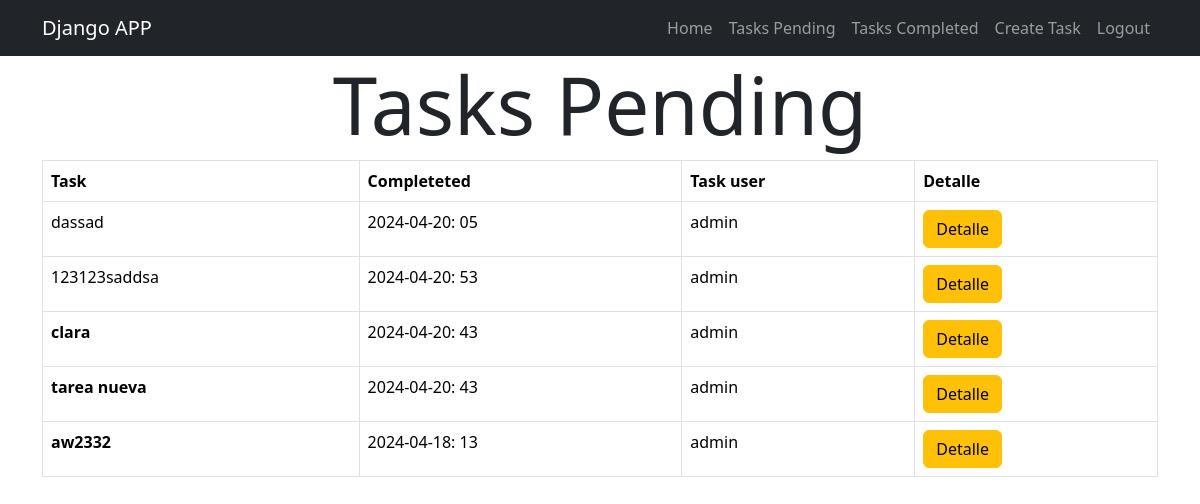
The page /tasks_complete/ (signed in) on the database its author committed.
### tasks/models.py (models this page shows, shortened)
class Task(models.Model):
    title = models.CharField(max_length=200)
    complete = models.BooleanField(default=False)
    created = models.DateTimeField(auto_now_add=True)
    datecompleted = models.DateTimeField(null=True)
    description = models.TextField(blank=True)
    important = models.BooleanField(default=False)
    user = models.ForeignKey(User, on_delete=models.CASCADE)

### tasks/views.py (the view)
# urls.py: path('tasks_complete/', views.tasks_complete, name='tasks_complete'),
@login_required
def tasks_complete(request):
    tasks = Task.objects.filter(user=request.user, datecompleted__isnull=False).order_by('-datecompleted')
    return render(request, 'tasks.html', {'tasks': tasks})

### tasks/templates/tasks.html
{% extends 'base.html' %}
{% block content %}
<main class='container'>
        <div class="row">
        <div class="col-md-12">
            <h1 class="display-1 text-center">Tasks Pending</h1>
            <table class="table table-bordered">
            <thead>
                <tr>
                <th>Task</th>
                <th>Completeted</th>
                <th>Task user</th>
                <th>Detalle</th>
                </tr>
            </thead>
            <tbody>
                {% for task in tasks %}
                <tr>
                <td>
                    {% if task.important %}
                    <strong> {{ task.title }} </strong>
                    {% else %}
                     {{ task.title }}
                    {% endif %}
                </td>
                <td>{{ task.datecompleted| date:"Y-m-d: i" }}</td>
                <td>{{ task.user.username }}</td>
                <td>
                    <a href="{% url 'task_detail' task.id %}" class="btn btn-warning">Detalle</a>
                </td>
                </tr>
                {% endfor %}
            </tbody>
            </table>
        </div>
        </div>
</main>
{% endblock %}

### tasks/templates/base.html (shortened to what this page needs)
<!DOCTYPE html>
<html lang="en">
  <html>
    <head>
      <link
        rel="stylesheet"
        href="https://cdn.jsdelivr.net/npm/bootstrap@5.3.3/dist/css/bootstrap.min.css"
      />
    </head>
    <body>
      <nav class="navbar navbar-expand-lg bg-dark navbar-dark">
        <div class="container">
          <a class="navbar-brand" href="/">Django APP</a>
          <div class="collapse navbar-collapse" id="navbarNav">
            <ul class="navbar-nav ms-auto ">
              <li class="nav-item">
                <a class="nav-link" href="{% url 'home' %}">Home</a>
              </li>
              {% if user.is_authenticated %}
              <li class="nav-item">
                <a class="nav-link" href="/tasks">Tasks Pending</a>
              </li>
              <li class="nav-item">
                <a class="nav-link" href="/tasks_complete">Tasks Completed</a>
              </li>
              <li class="nav-item">
                <a class="nav-link" href="/tasks/create/">Create Task</a>
              </li>
              <li class="nav-item">
                <a class="nav-link" href="/logout">Logout</a>
              </li>
              {% endif %}
            </ul>
          </div>
        </div>
        </nav>
      {% block content %}
      {% endblock %}
    </body>
  </html>
</html>

### rows shown on the page
Task: title "dassad", datecompleted "2024-04-20: 05", user.username "admin"
Task: title "123123saddsa", datecompleted "2024-04-20: 53", user.username "admin"
Task: title "clara", datecompleted "2024-04-20: 43", user.username "admin"
Task: title "tarea nueva", datecompleted "2024-04-20: 43", user.username "admin"
Task: title "aw2332", datecompleted "2024-04-18: 13", user.username "admin"
